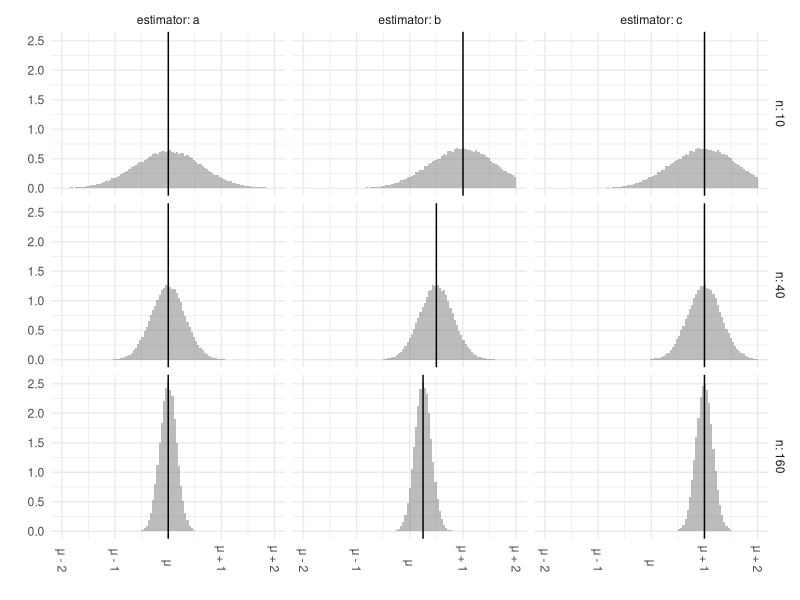
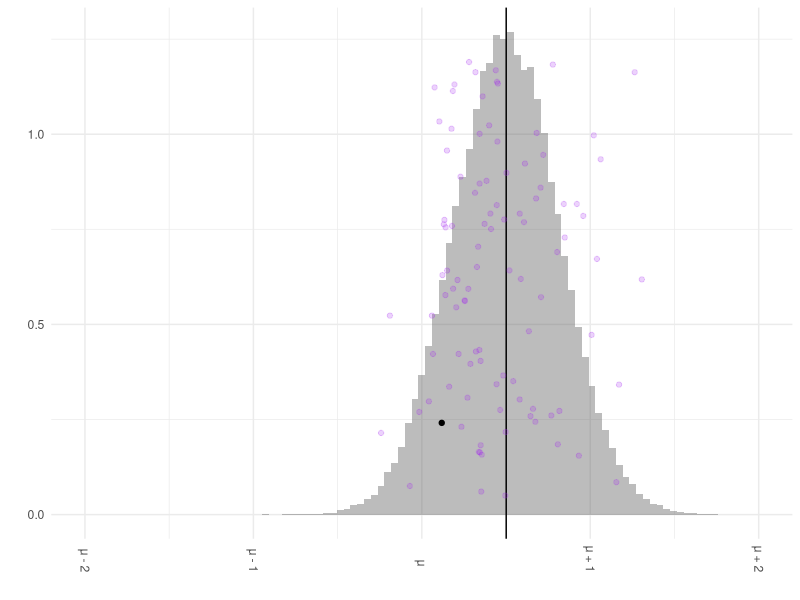

Here is the R script that generated these plots, in order:
## ---- chunk 1
#| echo: false
library(ggplot2)
library(purrr)
library(tidyverse)
library(scales)
theme_set(theme_minimal())
## ---- chunk 2
#| echo: false
if (knitr::is_latex_output()) {
    knitr::opts_chunk$set(dev = "cairo_pdf")
}
theme_set(theme_minimal())
## ---- chunk 3
#| echo: false
#| out-height: 4in
set.seed(1234)
error <- 2 * rnorm(100000)
bias <- list(a = function(n) 0, b = function(n) sqrt(10) / sqrt(n), c = function(n) 1)

plotdata <- expand_grid(estimator = names(bias), n = c(10, 40, 160)) %>%
    pmap(function(estimator, n) {
        thebias <- bias[[estimator]](n)
        data.frame(estimator = estimator, n = n, muhat = thebias + error / sqrt(n))
    }) |>
    bind_rows()
summaries <- plotdata |>
    group_by(n, estimator) |>
    summarize(mean = mean(muhat))

breaks <- seq(-4, 4, by = 2) / 2
signs <- case_when(
    breaks < 0 ~ "-",
    breaks == 0 ~ "",
    breaks > 0 ~ "+"
)
offsets <- case_when(
    breaks != 0 ~ sprintf("%d", abs(breaks)),
    breaks == 0 ~ ""
)
labels.abstract <- sprintf("μ %s %s", signs, offsets)

ggplot(plotdata) +
    geom_histogram(aes(x = muhat, y = after_stat(density)), bins = 100, alpha = .4) +
    geom_vline(aes(xintercept = mean), data = summaries) +
    scale_x_continuous(breaks = breaks, labels = labels.abstract, limits = range(breaks)) +
    theme(axis.text.x = element_text(angle = -90, vjust = 0.5, hjust = 1)) +
    xlab("") +
    ylab("") +
    facet_grid(n ~ estimator, labeller = labeller(n = label_both, estimator = label_both))
## ---- chunk 4
K <- 100
plotdata$height <- runif(nrow(plotdata), 0, 1.2)
dotplotdata <- plotdata |> filter(n == 40 & estimator == "b")
dotplotsummaries <- summaries |> filter(n == 40 & estimator == "b")

ggplot(dotplotdata) +
    geom_histogram(aes(x = muhat, y = after_stat(density)), bins = 100, alpha = .4) +
    geom_vline(aes(xintercept = mean), data = dotplotsummaries) +
    geom_point(aes(x = muhat, y = height),
        alpha = .2,
        color = "purple", data = dotplotdata[2:K, ]
    ) +
    geom_point(aes(x = muhat, y = height),
        alpha = 1,
        color = "black", data = dotplotdata[1, ]
    ) +
    scale_x_continuous(breaks = breaks, labels = labels.abstract, limits = range(breaks)) +
    theme(axis.text.x = element_text(angle = -90, vjust = 0.5, hjust = 1)) +
    xlab("") +
    ylab("")
